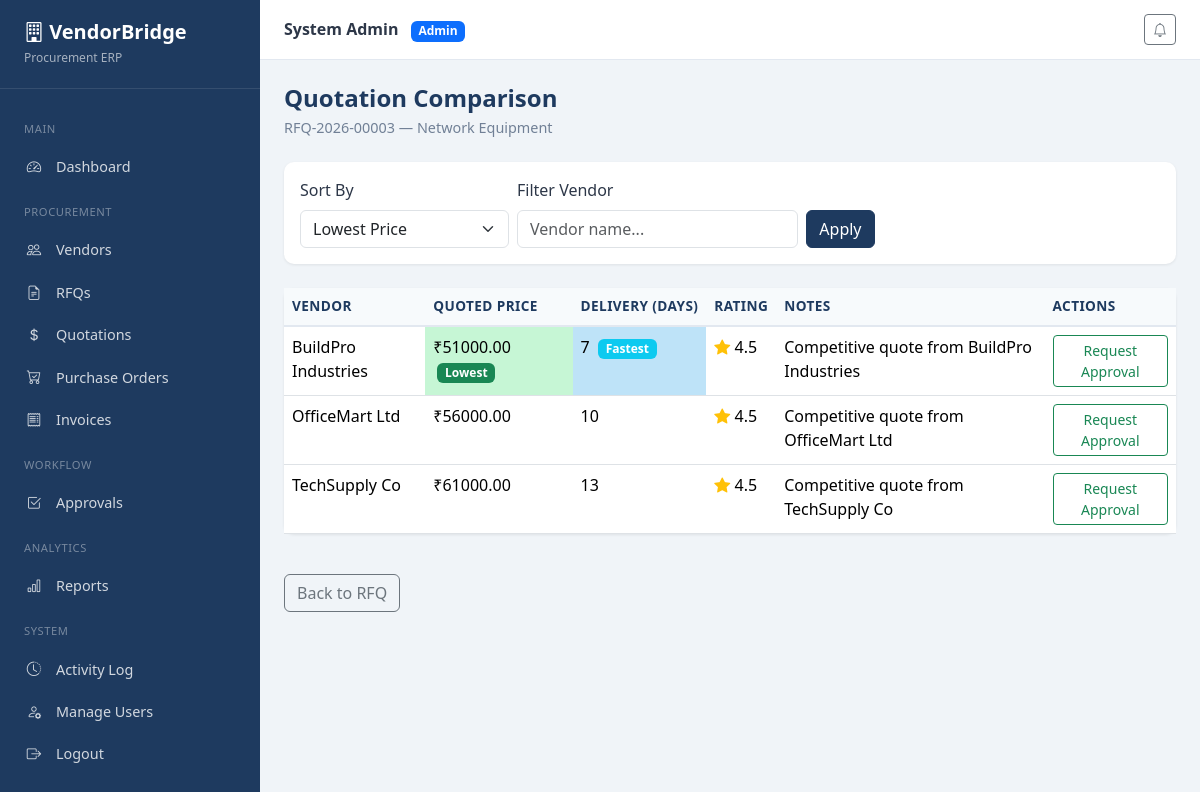
Page /procurement/quotations/3/compare/ (signed in) on the committed database.
### accounts/models.py (models this page shows, shortened)
class User(AbstractUser):
    ROLE_ADMIN = 'admin'
    ROLE_PROCUREMENT = 'procurement_officer'
    ROLE_VENDOR = 'vendor'
    ROLE_MANAGER = 'manager'
    ROLE_CHOICES = [
        (ROLE_ADMIN, 'Admin'),
        (ROLE_PROCUREMENT, 'Procurement Officer'),
        (ROLE_VENDOR, 'Vendor'),
        (ROLE_MANAGER, 'Manager / Approver'),
    ]
    role = models.CharField(max_length=30, choices=ROLE_CHOICES, default=ROLE_PROCUREMENT)
    phone = models.CharField(max_length=20, blank=True)
    created_at = models.DateTimeField(auto_now_add=True)
    class Meta:
        ordering = ['username']
    @property
    def is_admin_role(self):
        return self.role == self.ROLE_ADMIN or self.is_superuser
    @property
    def is_vendor_role(self):
        return self.role == self.ROLE_VENDOR

### procurement/models.py (models this page shows, shortened)
class RFQ(models.Model):
    STATUS_DRAFT = 'draft'
    STATUS_OPEN = 'open'
    STATUS_CLOSED = 'closed'
    STATUS_AWARDED = 'awarded'
    STATUS_CHOICES = [
        (STATUS_DRAFT, 'Draft'),
        (STATUS_OPEN, 'Open'),
        (STATUS_CLOSED, 'Closed'),
        (STATUS_AWARDED, 'Awarded'),
    ]
    rfq_number = models.CharField(max_length=30, unique=True, default=generate_rfq_number)
    title = models.CharField(max_length=200)
    product_name = models.CharField(max_length=200)
    description = models.TextField()
    quantity = models.PositiveIntegerField(default=1)
    deadline = models.DateTimeField()
    attachment = models.FileField(upload_to='rfq_attachments/', blank=True, null=True)
    assigned_vendors = models.ManyToManyField(Vendor, blank=True, related_name='assigned_rfqs')
    created_by = models.ForeignKey(
        settings.AUTH_USER_MODEL,
        on_delete=models.SET_NULL,
        null=True,
        related_name='created_rfqs',
    )
    status = models.CharField(max_length=20, choices=STATUS_CHOICES, default=STATUS_OPEN)
    created_at = models.DateTimeField(auto_now_add=True)
    class Meta:
        ordering = ['-created_at']
        verbose_name = 'RFQ'
        verbose_name_plural = 'RFQs'

class Quotation(models.Model):
    STATUS_DRAFT = 'draft'
    STATUS_SUBMITTED = 'submitted'
    STATUS_SELECTED = 'selected'
    STATUS_REJECTED = 'rejected'
    STATUS_CHOICES = [
        (STATUS_DRAFT, 'Draft'),
        (STATUS_SUBMITTED, 'Submitted'),
        (STATUS_SELECTED, 'Selected'),
        (STATUS_REJECTED, 'Rejected'),
    ]
    rfq = models.ForeignKey(RFQ, on_delete=models.CASCADE, related_name='quotations')
    vendor = models.ForeignKey(Vendor, on_delete=models.CASCADE, related_name='quotations')
    quoted_price = models.DecimalField(max_digits=12, decimal_places=2)
    delivery_timeline = models.PositiveIntegerField(help_text='Delivery timeline in days')
    notes = models.TextField(blank=True)
    status = models.CharField(max_length=20, choices=STATUS_CHOICES, default=STATUS_SUBMITTED)
    submission_date = models.DateTimeField(auto_now_add=True)
    updated_at = models.DateTimeField(auto_now=True)
    class Meta:
        ordering = ['quoted_price']
        unique_together = ['rfq', 'vendor']

### vendors/models.py (models this page shows, shortened)
class Vendor(models.Model):
    STATUS_ACTIVE = 'active'
    STATUS_INACTIVE = 'inactive'
    STATUS_CHOICES = [
        (STATUS_ACTIVE, 'Active'),
        (STATUS_INACTIVE, 'Inactive'),
    ]
    CATEGORY_CHOICES = [
        ('it', 'IT & Software'),
        ('office', 'Office Supplies'),
        ('manufacturing', 'Manufacturing'),
        ('services', 'Professional Services'),
        ('logistics', 'Logistics'),
        ('other', 'Other'),
    ]
    user = models.OneToOneField(
        settings.AUTH_USER_MODEL,
        on_delete=models.SET_NULL,
        null=True,
        blank=True,
        related_name='vendor_profile',
    )
    vendor_name = models.CharField(max_length=150)
    company_name = models.CharField(max_length=200)
    category = models.CharField(max_length=50, choices=CATEGORY_CHOICES, default='other')
    gst_number = models.CharField(max_length=20, blank=True)
    email = models.EmailField()
    phone = models.CharField(max_length=20)
    address = models.TextField()
    status = models.CharField(max_length=20, choices=STATUS_CHOICES, default=STATUS_ACTIVE)
    rating = models.DecimalField(max_digits=3, decimal_places=1, default=4.0)
    created_at = models.DateTimeField(auto_now_add=True)
    class Meta:
        ordering = ['company_name']

### procurement/views.py (the view)
# urls.py: path('quotations/<int:rfq_pk>/compare/', views.quotation_compare, name='quotation_compare'),
@login_required
@role_required(User.ROLE_ADMIN, User.ROLE_PROCUREMENT)
def quotation_compare(request, rfq_pk):
    rfq = get_object_or_404(RFQ, pk=rfq_pk)
    quotations = list(rfq.quotations.filter(status=Quotation.STATUS_SUBMITTED).select_related('vendor'))
    sort_by = request.GET.get('sort', 'price')
    filter_vendor = request.GET.get('vendor', '')
    if filter_vendor:
        quotations = [q for q in quotations if filter_vendor.lower() in q.vendor.company_name.lower()]
    if sort_by == 'delivery':
        quotations.sort(key=lambda q: q.delivery_timeline)
    elif sort_by == 'rating':
        quotations.sort(key=lambda q: q.vendor.rating, reverse=True)
    else:
        quotations.sort(key=lambda q: q.quoted_price)
    lowest_price = min((q.quoted_price for q in quotations), default=None)
    fastest_delivery = min((q.delivery_timeline for q in quotations), default=None)
    return render(request, 'procurement/quotation_compare.html', {
        'rfq': rfq,
        'quotations': quotations,
        'lowest_price': lowest_price,
        'fastest_delivery': fastest_delivery,
        'sort_by': sort_by,
        'filter_vendor': filter_vendor,
    })

### core/context_processors.py (called while the page is built)
def notifications_processor(request):
    if request.user.is_authenticated:
        unread = request.user.notifications.filter(is_read=False).count()
        recent = request.user.notifications.all()[:5]
        return {'unread_notifications': unread, 'recent_notifications': recent}
    return {'unread_notifications': 0, 'recent_notifications': []}

### templates/procurement/quotation_compare.html (shortened to what this page needs)
{% extends 'base.html' %}
{% block content %}
<h1 class="page-title">Quotation Comparison</h1>
<p class="page-subtitle">{{ rfq.rfq_number }} — {{ rfq.title }}</p>
<div class="filter-bar">
    <form method="get" class="row g-2 align-items-end">
        <div class="col-md-3">
            <label class="form-label">Sort By</label>
            <select name="sort" class="form-select">
                <option value="price" {% if sort_by == 'price' %}selected{% endif %}>Lowest Price</option>
            </select>
        </div>
        <div class="col-md-4">
            <label class="form-label">Filter Vendor</label>
            <input type="text" name="vendor" class="form-control" value="{{ filter_vendor }}" placeholder="Vendor name...">
        </div>
        <div class="col-md-2"><button type="submit" class="btn btn-vb-primary">Apply</button></div>
    </form>
</div>
<div class="card-panel">
    <div class="card-body p-0">
        <table class="table table-vb mb-0">
            <thead>
                <tr>
                    <th>Vendor</th><th>Quoted Price</th><th>Delivery (Days)</th><th>Rating</th><th>Notes</th><th>Actions</th>
                </tr>
            </thead>
            <tbody>
                {% for q in quotations %}
                <tr>
                    <td>{{ q.vendor.company_name }}</td>
                    <td class="{% if q.quoted_price == lowest_price %}highlight-lowest{% endif %}">
                        ₹{{ q.quoted_price|floatformat:2 }}
                        {% if q.quoted_price == lowest_price %}<span class="badge bg-success ms-1">Lowest</span>{% endif %}
                    </td>
                    <td class="{% if q.delivery_timeline == fastest_delivery %}highlight-fastest{% endif %}">
                        {{ q.delivery_timeline }}
                        {% if q.delivery_timeline == fastest_delivery %}<span class="badge bg-info ms-1">Fastest</span>{% endif %}
                    </td>
                    <td><i class="bi bi-star-fill text-warning"></i> {{ q.vendor.rating }}</td>
                    <td>{{ q.notes|truncatechars:50 }}</td>
                    <td>
                        <a href="{% url 'procurement:request_approval' rfq.pk q.pk %}" class="btn btn-sm btn-outline-success">Request Approval</a>
                    </td>
                </tr>
                {% empty %}
                <tr><td colspan="6" class="text-center text-muted py-4">No submitted quotations to compare.</td></tr>
                {% endfor %}
            </tbody>
        </table>
    </div>
</div>
<a href="{% url 'procurement:rfq_detail' rfq.pk %}" class="btn btn-outline-secondary mt-3">Back to RFQ</a>
{% endblock %}

### templates/partials/navbar.html (shortened to what this page needs)
<div class="topbar">
    <div class="d-flex align-items-center gap-3">
        <div>
            <strong>{{ user.get_full_name|default:user.username }}</strong>
            <span class="badge bg-primary ms-2">{{ user.get_role_display }}</span>
        </div>
    </div>
    <div class="d-flex align-items-center gap-3">
        <div class="dropdown">
            <button class="btn btn-sm btn-outline-secondary position-relative" data-bs-toggle="dropdown">
                <i class="bi bi-bell"></i>
            </button>
        </div>
    </div>
</div>

### rows in the picture
User: get_full_name "System Admin", role "Admin"
RFQ: rfq_number "RFQ-2026-00003", title "Network Equipment"
Quotation: vendor.company_name "BuildPro Industries", quoted_price "51000.00", shows "Lowest", delivery_timeline "7", shows "Fastest", vendor.rating "4.5", notes "Competitive quote from BuildPro Industries"
Quotation: vendor.company_name "OfficeMart Ltd", quoted_price "56000.00", delivery_timeline "10", vendor.rating "4.5", notes "Competitive quote from OfficeMart Ltd"
Quotation: vendor.company_name "TechSupply Co", quoted_price "61000.00", delivery_timeline "13", vendor.rating "4.5", notes "Competitive quote from TechSupply Co"
